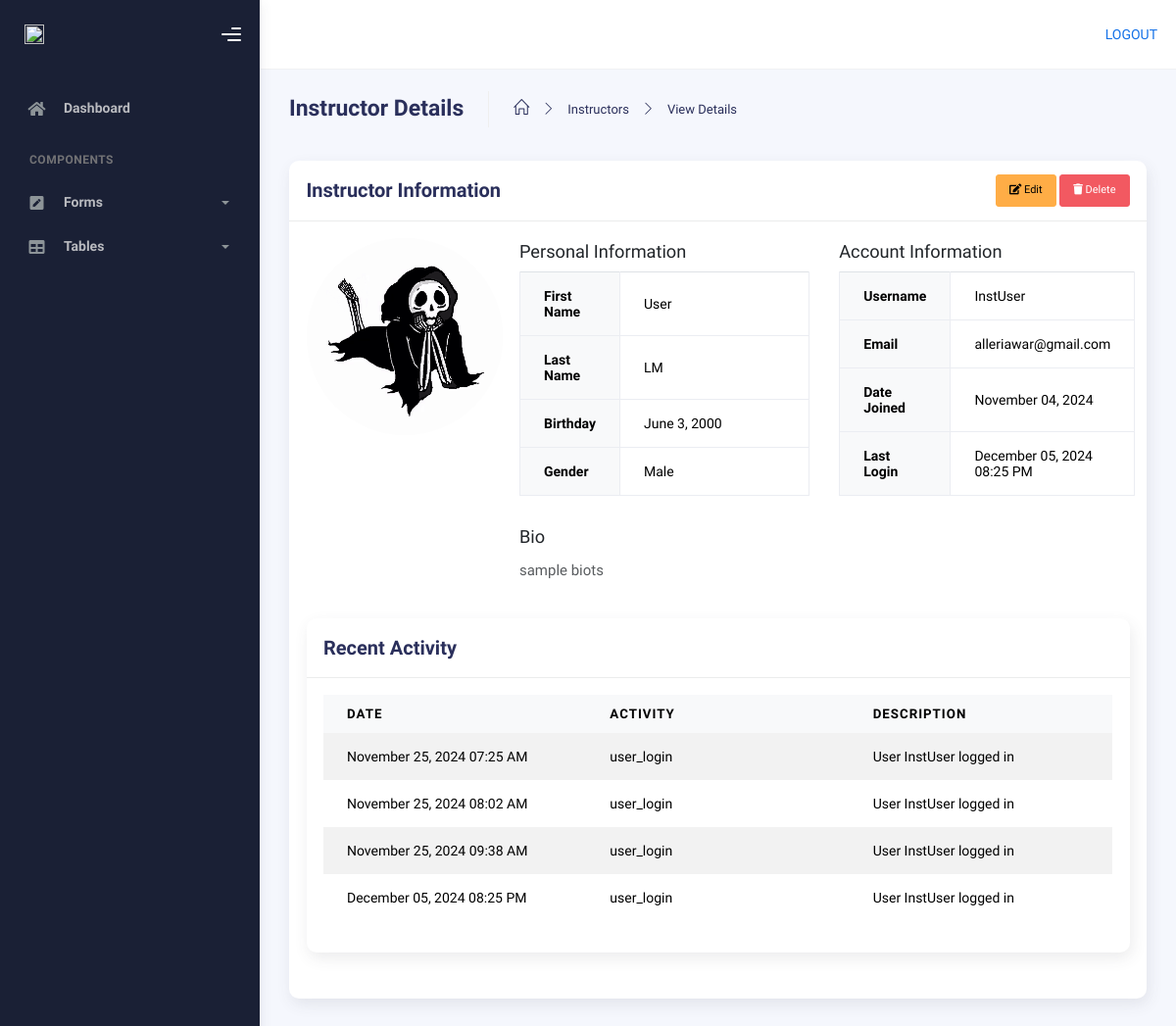
The page /admin-page/instructor/5/view/ (signed in) on the database as committed earlier.
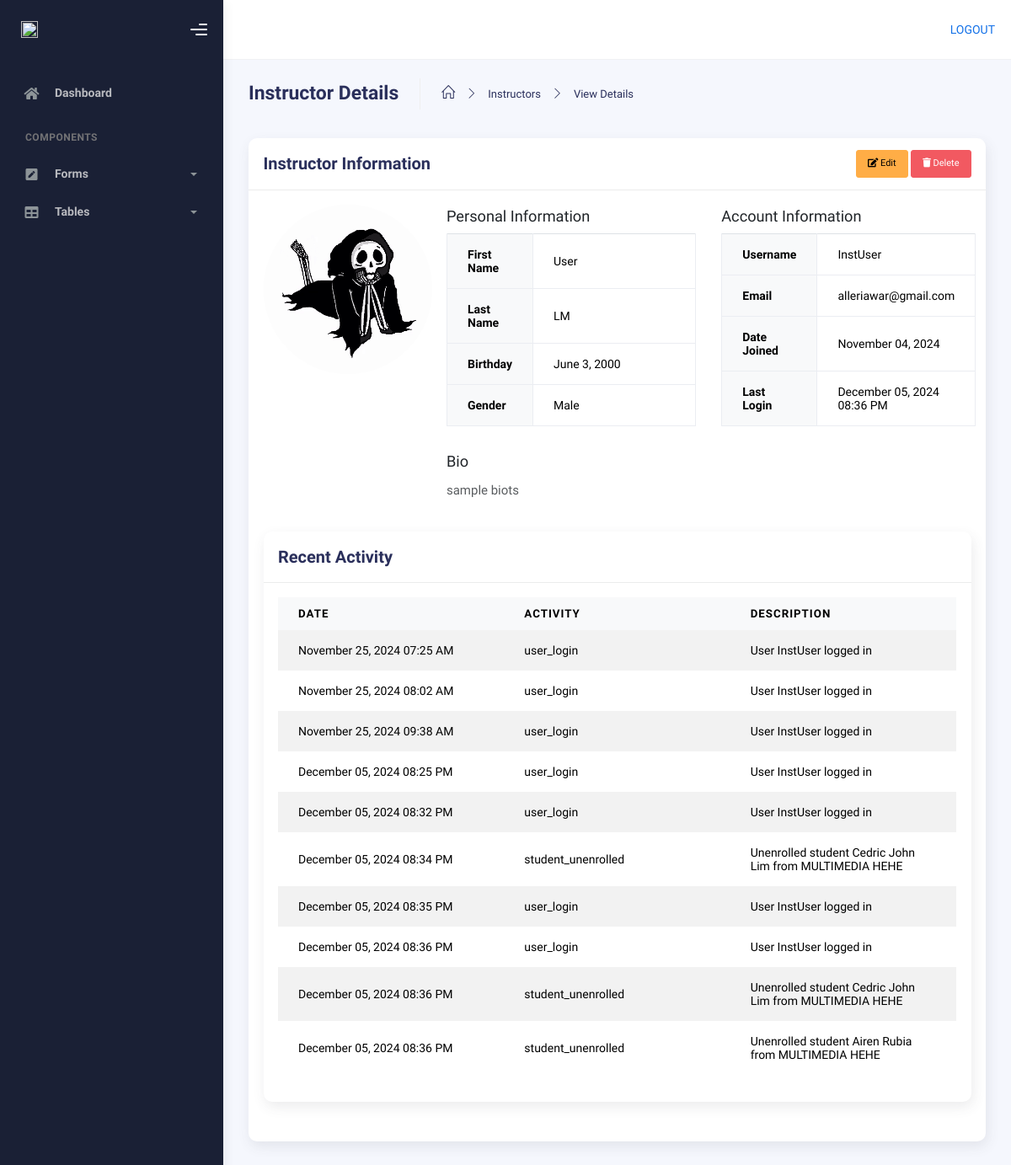
The same page on the database as committed later.
### AppCodingNexus/models.py (models this page shows, shortened)
class UserProfile(models.Model):
    user = models.OneToOneField(User, on_delete=models.CASCADE)
    studentID = models.IntegerField(null=True, blank=True)
    display_photo = models.ImageField(upload_to='profile_pics/', default='default.jpg')
    firstname = models.CharField(max_length=50)
    lastname = models.CharField(max_length=50)
    birthday = models.DateField()
    gender = models.CharField(max_length=15, null=True, blank=True)
    role = models.CharField(max_length=20,choices=[('Student', 'Student'), ('Instructor', 'Instructor')], blank=True)
    bio = models.TextField(blank=True)
    is_deleted = models.BooleanField(default=False)
    deletion_requested = models.DateTimeField(null=True, blank=True)

class UserActivity(models.Model):
    user = models.ForeignKey(User, on_delete=models.CASCADE)
    activity_type = models.CharField(max_length=100)
    date = models.DateTimeField()
    description = models.TextField(blank=True, null=True)

### AppCodingNexus/views.py (the view)
# urls.py: path('admin-page/instructor/<int:pk>/view/', views.instructor_view, name='instructor-view'),
@login_required(login_url='login')
def instructor_view(request, pk):
    instructor = get_object_or_404(UserProfile, pk=pk, role='Instructor')
    return render(request, 'admin_page/forms/instructor_view.html', {'instructor': instructor})

### templates/admin_page/forms/instructor_view.html (shortened to what this page needs)
{% extends "admin_page/base.html" %}
{% load static %}
{% block content %}
<div class="container">
  <div class="page-inner">
    <div class="page-header">
      <h3 class="fw-bold mb-3">Instructor Details</h3>
      <ul class="breadcrumbs mb-3">
        <li class="nav-home">
          <a href="{% url 'admin-page' %}">
            <i class="icon-home"></i>
          </a>
        </li>
        <li class="separator">
          <i class="icon-arrow-right"></i>
        </li>
        <li class="nav-item">
          <a href="{% url 'instructor-list' %}">Instructors</a>
        </li>
        <li class="separator">
          <i class="icon-arrow-right"></i>
        </li>
        <li class="nav-item">
          <a href="#">View Details</a>
        </li>
      </ul>
    </div>
    <div class="row">
      <div class="col-md-12">
        <div class="card">
          <div class="card-header">
            <div class="d-flex justify-content-between align-items-center">
              <h4 class="card-title">Instructor Information</h4>
              <div>
                <a href="{% url 'instructor-edit' instructor.id %}" class="btn btn-warning btn-sm">
                  <i class="fas fa-edit"></i> Edit
                </a>
                <button type="button" class="btn btn-danger btn-sm" data-toggle="modal" data-target="#deleteModal">
                  <i class="fas fa-trash"></i> Delete
                </button>
              </div>
            </div>
          </div>
          <div class="card-body">
            <div class="row">
              <div class="col-md-3 text-center mb-4">
                <img src="{{ instructor.display_photo.url }}"
                     alt="Profile Photo"
                     class="rounded-circle img-fluid"
                     style="max-width: 200px;">
              </div>
              <div class="col-md-9">
                <div class="row">
                  <div class="col-md-6">
                    <h5 class="font-weight-bold">Personal Information</h5>
                    <table class="table table-bordered">
                      <tr>
                        <th>First Name</th>
                        <td>{{ instructor.firstname }}</td>
                      </tr>
                      <tr>
                        <th>Last Name</th>
                        <td>{{ instructor.lastname }}</td>
                      </tr>
                      <tr>
                        <th>Birthday</th>
                        <td>{{ instructor.birthday }}</td>
                      </tr>
                      <tr>
                        <th>Gender</th>
                        <td>{{ instructor.gender }}</td>
                      </tr>
                    </table>
                  </div>
                  <div class="col-md-6">
                    <h5 class="font-weight-bold">Account Information</h5>
                    <table class="table table-bordered">
                      <tr>
                        <th>Username</th>
                        <td>{{ instructor.user.username }}</td>
                      </tr>
                      <tr>
                        <th>Email</th>
                        <td>{{ instructor.user.email }}</td>
                      </tr>
                      <tr>
                        <th>Date Joined</th>
                        <td>{{ instructor.user.date_joined|date:"F d, Y" }}</td>
                      </tr>
                      <tr>
                        <th>Last Login</th>
                        <td>{{ instructor.user.last_login|date:"F d, Y h:i A" }}</td>
                      </tr>
                    </table>
                  </div>
                </div>
                {% if instructor.bio %}
                <div class="row mt-3">
                  <div class="col-12">
                    <h5 class="font-weight-bold">Bio</h5>
                    <p class="text-muted">{{ instructor.bio }}</p>
                  </div>
                </div>
                {% endif %}
              </div>
            </div>
            <div class="row mt-4">
              <div class="col-12">
                <div class="card">
                  <div class="card-header">
                    <h4 class="card-title">Recent Activity</h4>
                  </div>
                  <div class="card-body">
                    <div class="table-responsive">
                      <table class="table table-striped">
                        <thead>
                          <tr>
                            <th>Date</th>
                            <th>Activity</th>
                            <th>Description</th>
                          </tr>
                        </thead>
                        <tbody>
                          {% for activity in instructor.user.useractivity_set.all|slice:":10" %}
                          <tr>
                            <td>{{ activity.date|date:"F d, Y h:i A" }}</td>
                            <td>{{ activity.activity_type }}</td>
                            <td>{{ activity.description }}</td>
                          </tr>
                          {% empty %}
                          <tr>
                            <td colspan="3" class="text-center">No activity recorded</td>
                          </tr>
                          {% endfor %}
                        </tbody>
                      </table>
                    </div>
                  </div>
                </div>
              </div>
            </div>
          </div>
        </div>
      </div>
    </div>
  </div>
</div>
{% endblock %}

### templates/admin_page/base.html (shortened to what this page needs)
{% load static %}
<html lang="en">
  <head>
    <link rel="stylesheet" href="{% static 'css/bootstrap.min.css' %}" />
    <link rel="stylesheet" href="{% static 'css/plugins.min.css' %}" />
    <link rel="stylesheet" href="{% static 'css/kaiadmin.min.css' %}" />
    <link rel="stylesheet" href="{% static 'css/demo.css' %}" />
  </head>
  <body>
    <div class="wrapper">
      <div class="sidebar" data-background-color="dark">
        <div class="sidebar-logo">
          <div class="logo-header" data-background-color="dark">
            <a href="{% url 'admin-page' %}" class="logo">
              <img
                src="{% static 'img/logocn.png' %}"
                alt="navbar brand"
                class="navbar-brand"
                height="20"
              />
            </a>
            <div class="nav-toggle">
              <button class="btn btn-toggle toggle-sidebar">
                <i class="gg-menu-right"></i>
              </button>
            </div>
          </div>
        </div>
        <div class="sidebar-wrapper scrollbar scrollbar-inner">
          <div class="sidebar-content">
            <ul class="nav nav-secondary">
              <li class="nav-item">
                <a
                  href="{% url 'admin-page' %}"
                  class="collapsed"
                  aria-expanded="false"
                >
                  <i class="fas fa-home"></i>
                  <p>Dashboard</p>
                </a>
              </li>
              <li class="nav-section">
                <h4 class="text-section">Components</h4>
              </li>
              <li class="nav-item">
                <a data-bs-toggle="collapse" href="#forms">
                  <i class="fas fa-pen-square"></i>
                  <p>Forms</p>
                  <span class="caret"></span>
                </a>
              </li>
              <li class="nav-item">
                <a data-bs-toggle="collapse" href="#tables">
                  <i class="fas fa-table"></i>
                  <p>Tables</p>
                  <span class="caret"></span>
                </a>
              </li>
            </ul>
          </div>
        </div>
      </div>
      <div class="main-panel">
        <div class="main-header">
          <nav
            class="navbar navbar-header navbar-header-transparent navbar-expand-lg border-bottom"
          >
            <div class="container-fluid">
              <ul class="navbar-nav topbar-nav ms-md-auto align-items-center">
                  <div class="nav-item"><a href="{% url 'logout' %}">LOGOUT</a></div>
              </ul>
            </div>
          </nav>
        </div>
        {% block content %}{% endblock %}
    </div>
    </div>
  </body>
</html>

### templates/admin_page/forms/instructor_view.html (style rules this page uses)
.table th { width: 30%; background-color: #f8f9fa; }

Rows that differ between the two databases and show on the page:
changed through a linked row, UserProfile "sample biots": user.last_login "December 05, 2024 08:25 PM" → "December 05, 2024 08:36 PM"
added UserActivity: date "December 05, 2024 08:32 PM", activity_type "user_login", description "User InstUser logged in"
added UserActivity: date "December 05, 2024 08:34 PM", activity_type "student_unenrolled", description "Unenrolled student Cedric John Lim from MULTIMEDIA HEHE"
added UserActivity: date "December 05, 2024 08:35 PM", activity_type "user_login", description "User InstUser logged in"
added UserActivity: date "December 05, 2024 08:36 PM", activity_type "user_login", description "User InstUser logged in"
added UserActivity: date "December 05, 2024 08:36 PM", activity_type "student_unenrolled", description "Unenrolled student Cedric John Lim from MULTIMEDIA HEHE"
added UserActivity: date "December 05, 2024 08:36 PM", activity_type "student_unenrolled", description "Unenrolled student Airen Rubia from MULTIMEDIA HEHE"
